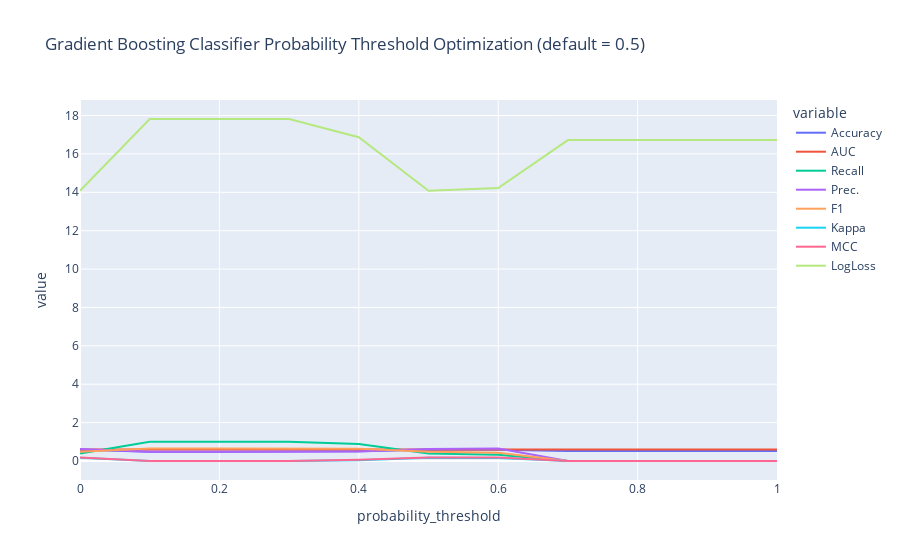

The cell this chart's notebook holds for it:
### Code cell
pc.optimize_threshold(calibrated_model, optimize = 'logloss');

### Figure 1 — Plotly figure (JSON) as saved in the notebook; plotly's stock layout.template omitted (floating-point values rounded to 4 significant figures)
{"data": [{"hovertemplate": "variable=Accuracy<br>probability_threshold=%{x}<br>value=%{y}<extra></extra>", "legendgroup": "Accuracy", "line": {"color": "#636efa", "dash": "solid"}, "marker": {"symbol": "circle"}, "mode": "lines", "name": "Accuracy", "orientation": "v", "showlegend": true, "type": "scatter", "x": [0, 0.1, 0.2, 0.3, 0.4, 0.5, 0.6, 0.7, 0.8, 0.9, 1], "xaxis": "x", "y": [0.5924, 0.4841, 0.4841, 0.4841, 0.5117, 0.5924, 0.5882, 0.5159, 0.5159, 0.5159, 0.5159], "yaxis": "y"}, {"hovertemplate": "variable=AUC<br>probability_threshold=%{x}<br>value=%{y}<extra></extra>", "legendgroup": "AUC", "line": {"color": "#EF553B", "dash": "solid"}, "marker": {"symbol": "circle"}, "mode": "lines", "name": "AUC", "orientation": "v", "showlegend": true, "type": "scatter", "x": [0, 0.1, 0.2, 0.3, 0.4, 0.5, 0.6, 0.7, 0.8, 0.9, 1], "xaxis": "x", "y": [0.5992, 0.5992, 0.5992, 0.5992, 0.5992, 0.5992, 0.5992, 0.5992, 0.5992, 0.5992, 0.5992], "yaxis": "y"}, {"hovertemplate": "variable=Recall<br>probability_threshold=%{x}<br>value=%{y}<extra></extra>", "legendgroup": "Recall", "line": {"color": "#00cc96", "dash": "solid"}, "marker": {"symbol": "circle"}, "mode": "lines", "name": "Recall", "orientation": "v", "showlegend": true, "type": "scatter", "x": [0, 0.1, 0.2, 0.3, 0.4, 0.5, 0.6, 0.7, 0.8, 0.9, 1], "xaxis": "x", "y": [0.3886, 1, 1, 0.9998, 0.8794, 0.3886, 0.3228, 0, 0, 0, 0], "yaxis": "y"}, {"hovertemplate": "variable=Prec.<br>probability_threshold=%{x}<br>value=%{y}<extra></extra>", "legendgroup": "Prec.", "line": {"color": "#ab63fa", "dash": "solid"}, "marker": {"symbol": "circle"}, "mode": "lines", "name": "Prec.", "orientation": "v", "showlegend": true, "type": "scatter", "x": [0, 0.1, 0.2, 0.3, 0.4, 0.5, 0.6, 0.7, 0.8, 0.9, 1], "xaxis": "x", "y": [0.6276, 0.4841, 0.4841, 0.4841, 0.4975, 0.6276, 0.6504, 0, 0, 0, 0], "yaxis": "y"}, {"hovertemplate": "variable=F1<br>probability_threshold=%{x}<br>value=%{y}<extra></extra>", "legendgroup": "F1", "line": {"color": "#FFA15A", "dash": "solid"}, "marker": {"symbol": "circle"}, "mode": "lines", "name": "F1", "orientation": "v", "showlegend": true, "type": "scatter", "x": [0, 0.1, 0.2, 0.3, 0.4, 0.5, 0.6, 0.7, 0.8, 0.9, 1], "xaxis": "x", "y": [0.4799, 0.6524, 0.6524, 0.6523, 0.6354, 0.4799, 0.4313, 0, 0, 0, 0], "yaxis": "y"}, {"hovertemplate": "variable=Kappa<br>probability_threshold=%{x}<br>value=%{y}<extra></extra>", "legendgroup": "Kappa", "line": {"color": "#19d3f3", "dash": "solid"}, "marker": {"symbol": "circle"}, "mode": "lines", "name": "Kappa", "orientation": "v", "showlegend": true, "type": "scatter", "x": [0, 0.1, 0.2, 0.3, 0.4, 0.5, 0.6, 0.7, 0.8, 0.9, 1], "xaxis": "x", "y": [0.1743, 0, 0, 0, 0.0449, 0.1743, 0.1625, 0, 0, 0, 0], "yaxis": "y"}, {"hovertemplate": "variable=MCC<br>probability_threshold=%{x}<br>value=%{y}<extra></extra>", "legendgroup": "MCC", "line": {"color": "#FF6692", "dash": "solid"}, "marker": {"symbol": "circle"}, "mode": "lines", "name": "MCC", "orientation": "v", "showlegend": true, "type": "scatter", "x": [0, 0.1, 0.2, 0.3, 0.4, 0.5, 0.6, 0.7, 0.8, 0.9, 1], "xaxis": "x", "y": [0.1879, 0, 0, -0.0002, 0.0663, 0.1879, 0.1871, 0, 0, 0, 0], "yaxis": "y"}, {"hovertemplate": "variable=LogLoss<br>probability_threshold=%{x}<br>value=%{y}<extra></extra>", "legendgroup": "LogLoss", "line": {"color": "#B6E880", "dash": "solid"}, "marker": {"symbol": "circle"}, "mode": "lines", "name": "LogLoss", "orientation": "v", "showlegend": true, "type": "scatter", "x": [0, 0.1, 0.2, 0.3, 0.4, 0.5, 0.6, 0.7, 0.8, 0.9, 1], "xaxis": "x", "y": [14.08, 17.82, 17.82, 17.82, 16.87, 14.08, 14.22, 16.72, 16.72, 16.72, 16.72], "yaxis": "y"}], "layout": {"legend": {"title": {"text": "variable"}, "tracegroupgap": 0}, "title": {"text": "Gradient Boosting Classifier Probability Threshold Optimization (default = 0.5)"}, "xaxis": {"anchor": "y", "domain": [0, 1], "title": {"text": "probability_threshold"}}, "yaxis": {"anchor": "x", "domain": [0, 1], "title": {"text": "value"}}}}
